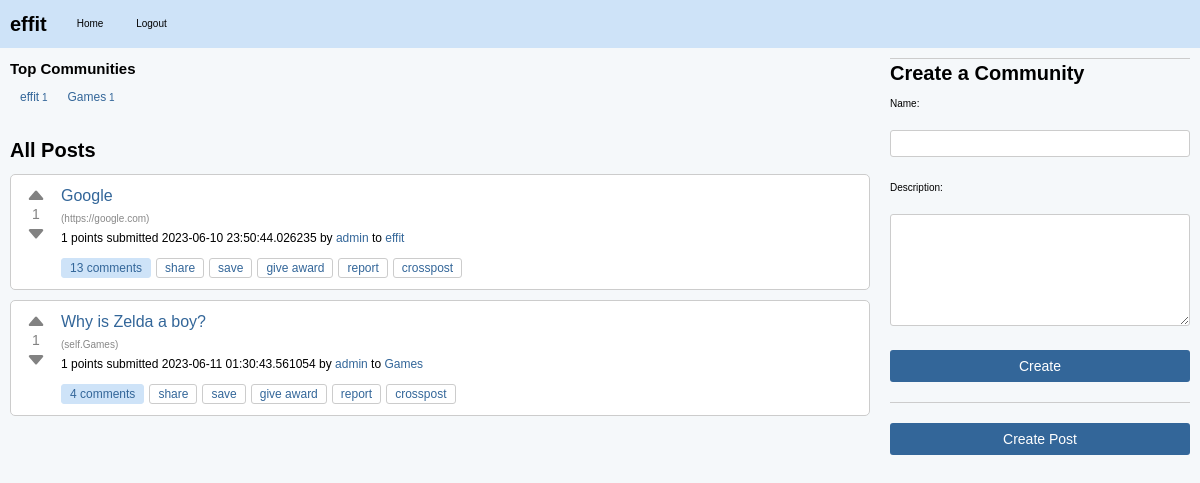
Screenshot of / (signed in) with the database file from the repository.
### effit.py (models this page shows)
class Community(db.Model):
    id = db.Column(db.Integer, primary_key=True)
    name = db.Column(db.String(80), unique=True, nullable=False)
    description = db.Column(db.String(200))
    creator_id = db.Column(db.Integer, db.ForeignKey("user.id"))
    creator = db.relationship(
        "User", backref=db.backref("created_communities", lazy=True)
    )
    posts = db.relationship("Post", backref="community", lazy=True)

class Post(db.Model):
    id = db.Column(db.Integer, primary_key=True)
    title = db.Column(db.String(120), nullable=False)
    content = db.Column(db.Text, nullable=False)
    user_id = db.Column(db.Integer, db.ForeignKey("user.id"), nullable=False)
    created_at = db.Column(db.DateTime, default=datetime.utcnow)
    community_id = db.Column(db.Integer, db.ForeignKey("community.id"), nullable=False)
    upvotes = db.Column(db.Integer, default=0)
    downvotes = db.Column(db.Integer, default=0)
    comments = db.relationship("Comment", backref="post", lazy=True)
    slug = db.Column(db.String(120), nullable=False)
    link = db.Column(db.String(500))
    is_link_post = db.Column(db.Boolean, default=False)
    @property
    def score(self):
        return self.upvotes - self.downvotes

class User(db.Model):
    id = db.Column(db.Integer, primary_key=True)
    username = db.Column(db.String(80), unique=True, nullable=False)
    password = db.Column(db.String(120), nullable=False)
    posts = db.relationship("Post", backref="author", lazy=True)
    communities = db.relationship(
        "Community",
        secondary=community_members,
        backref=db.backref("members", lazy="dynamic"),
    )

### effit.py (the view)
@app.route("/")
def index():
    posts = Post.query.all()
    top_communities = (
        Community.query.join(Community.posts)
        .with_entities(Community, func.count(Post.id).label("post_count"))
        .group_by(Community)
        .order_by(func.count(Post.id).desc())
        .limit(5)
        .all()
    )
    community = (
        Community.query.first()
    )  # or however you want to get a default community
    default_community_id = Community.query.filter_by(name="effit").first().id
    return render_template(
        "index.html",
        posts=posts,
        top_communities=top_communities,
        community=community,
        default_community_id=default_community_id,
    )

### templates/index.html (shortened to what this page needs)
{% extends "layout.html" %}
{% block content %}
<div class="top-communities">
    <h2>Top Communities</h2>
    <div class="community-list">
      {% for community, post_count in top_communities %}
        <div class="community">
          <a href="{{ url_for('community_posts', community_name=community.name) }}">
            <span class="community-name">{{ community.name }}</span>
            <span class="post-count">{{ post_count }}</span>
          </a>
        </div>
      {% endfor %}
    </div>
</div>
<div id="posts">
    <h2>All Posts</h2>
    {% for post in posts %}
    <div class="post-item" id="post-{{ post.id }}">
        <div class="post">
            <div class="vote">
                <button class="upvote" onclick="vote('{{ post.id }}', '{{ post.slug }}', '{{ post.community.name }}', 'upvote')">
                    <svg xmlns="http://www.w3.org/2000/svg" width="20" height="20" fill="currentColor" class="bi bi-caret-up-fill" viewBox="0 0 16 16">
                      <path d="M7.247 4.86l-4.796 5.481c-.646.74.037 1.659.877 1.659h9.392c.839 0 1.523-.92.877-1.659l-4.796-5.48a1 1 0 0 0-1.554 0z"/>
                    </svg>
                </button>
                <span class="score">{{ post.score }}</span>
                <button class="downvote" onclick="vote('{{ post.id }}', '{{ post.slug }}', '{{ post.community.name }}', 'downvote')">
                    <svg xmlns="http://www.w3.org/2000/svg" width="20" height="20" fill="currentColor" class="bi bi-caret-down-fill" viewBox="0 0 16 16">
                      <path d="M7.247 11.14l-4.796-5.481c-.646-.74.037-1.659.877-1.659h9.392c.839 0 1.523.92.877 1.659l-4.796 5.481a1 1 0 0 1-1.554 0z"/>
                    </svg>
                </button>
            </div>
            <div class="post-info">
                <h3>
                    {% if post.is_link_post %}
                    <a class="title may-blank loggedin" href="{{ post.link }}">{{ post.title }}</a>
                    {% else %}
                    <a class="title may-blank loggedin" href="/c/{{ community.name }}/p/{{ post.slug }}">{{ post.title }}</a>
                    {% endif %}
                    </h3>
                    {% if post.is_link_post %}
                    <span class="domain">(<a href="{{ post.link }}">{{ post.link }}</a>)</span>
                    {% else %}
                    <span class="domain">(<a href="{{ url_for('community_posts', community_name=post.community.name) }}">self.{{ post.community.name }}</a>)</span>
                    {% endif %}
                    <p class="tagline">
                    <span>{{ post.score }} points</span>
                    submitted <time datetime="{{ post.created_at.isoformat() }}">{{ post.created_at }}</time>
                    by <a href="{{ url_for('user_posts', username=post.author.username) }}" class="author may-blank id-t2_d2kpf">{{ post.author.username }}</a>
                    to <a href="{{ url_for('community_posts', community_name=post.community.name) }}" class="subrs hover may-blank">{{ post.community.name }}</a>
                </p>
                <ul class="flat-list buttons">
                    <li class="first">
                        <a href="{{ url_for('post_detail', community_name=post.community.name, post_slug=post.slug) }}" class="bylink comments may-blank" rel="nofollow">
                            {{ post.comments|length }} comments
                        </a>
                    </li>
                    <li class="share"><a class="post-sharing-button">share</a></li>
                    <li class="link-save-button save-button login-required"><a>save</a></li>
                    <li class="give-gold-button"><a href="#" class="give-gold login-required access-required gold-give-gold" rel="nofollow">give award</a></li>
                    <li class="report-button login-required"><a href="#" class="reportbtn access-required">report</a></li>
                    <li class="crosspost-button"><a class="post-crosspost-button">crosspost</a></li>
                </ul>
            </div>
        </div>
    </div>
    {% endfor %}
</div>
{% endblock %}

### static/styles.css (style rules this page uses)
body, ul, ol, li, p, h1, h2, h3, h4, h5, h6, form, fieldset, input, textarea, button { margin: 0; padding: 0; border: 0; }
body { background-color: #f5f8fa; color: #000000; font: normal x-small Arial, sans-serif; font-style: normal; font-variant-caps: normal; font-weight: normal; font-stretch: normal; font-size: x-small; line-height: normal; font-family: verdana, arial, helvetica, sans-serif; font-size-adjust: none; font-kerning: auto; font-optical-sizing: auto; font-variant-alternates: normal; font-variant-east-asian: normal; font-variant-ligatures: normal; font-variant-numeric: normal; font-variant-position: normal; font-language-override: normal; font-feature-settings: normal; font-variation-settings: normal; line-height: 1.4; }
.post, .comment { background-color: #ffffff; margin-bottom: 10px; padding: 10px; border: 1px solid #cccccc; font-size: medium; font-family: Arial,sans-serif; display: flex; align-items: start; border-radius: 5px; }
.post h3, .comment h3 { margin: 0; font-size: 16px; line-height: 1.4; }
.post h3 a, .comment h3 a { color: #336699; text-decoration: none; }
h1, h2, h3, h4, h5, h6 { color: #000000; }
a { color: #336699; text-decoration: none; }
#posts { margin-bottom: 20px; }
#posts h2 { font-size: 20px; margin-bottom: 10px; }
.post .title { font-size: medium; font-weight: normal; margin-bottom: 1px; margin-bottom: 5px; }
.domain { color: #888; display: inline; overflow: hidden; white-space: nowrap; text-overflow: ellipsis; vertical-align: middle; max-width: 19em; font-size: x-small; }
.domain a { color: #888; display: inline-block; overflow: hidden; white-space: nowrap; text-overflow: ellipsis; vertical-align: middle; max-width: 19em; text-decoration: none; }
.post p { margin-bottom: 10px; font-size: medium; font-family: Segoe,"PT Sans",Arial,sans-serif; }
.post .tagline { font-size: 12px; }
.flat-list.buttons { list-style: none; margin: 0; padding: 0; display: flex; align-items: center; }
.flat-list.buttons li { display: inline-block; margin-right: 5px; }
.flat-list.buttons li a { display: inline-block; padding: 3px 8px; font-size: 12px; line-height: 1; color: #336699; text-decoration: none; background-color: transparent; border: 1px solid #cccccc; border-radius: 3px; transition: background-color 0.2s ease; }
.flat-list.buttons .comments { padding: 3px 8px; background-color: #cee3f8; color: #336699; border: 1px solid #cee3f8; border-radius: 3px; }
.flat-list.buttons .save-button, .flat-list.buttons .give-gold-button, .flat-list.buttons .report-button, .flat-list.buttons .crosspost-button { background-color: #ffffff; }
.flat-list.buttons .login-required { cursor: pointer; }
.top-communities { margin-bottom: 20px; }
.community-list { display: flex; flex-wrap: nowrap; overflow-x: auto; -webkit-overflow-scrolling: touch; scrollbar-width: thin; scrollbar-color: var(--scrollbar-thumb) var(--scrollbar-track); }
.community { flex: 0 0 auto; padding: 10px; display: flex; flex-direction: column; align-items: center; text-align: center; }
.community-name { font-size: 12px; }
.vote { display: flex; flex-direction: column; align-items: center; justify-content: center; width: 30px; margin-right: 10px; }
.upvote, .downvote { height: 20px; border: none; background: none; color: #828282; cursor: pointer; font-size: 20px; line-height: 1; }
.score { font-size: 14px; color: #828282; }

### rows the page displays
Community: name "effit", id "1"
Community: name "Games", creator "1"
Post: score "1", title "Google", link "https://google.com", created_at "2023-06-10 23:50:44.026235", author.username "admin", community.name "effit", comments|length "13"
Post: score "1", title "Why is Zelda a boy?", community.name "Games", created_at "2023-06-11 01:30:43.561054", author.username "admin", comments|length "4"
